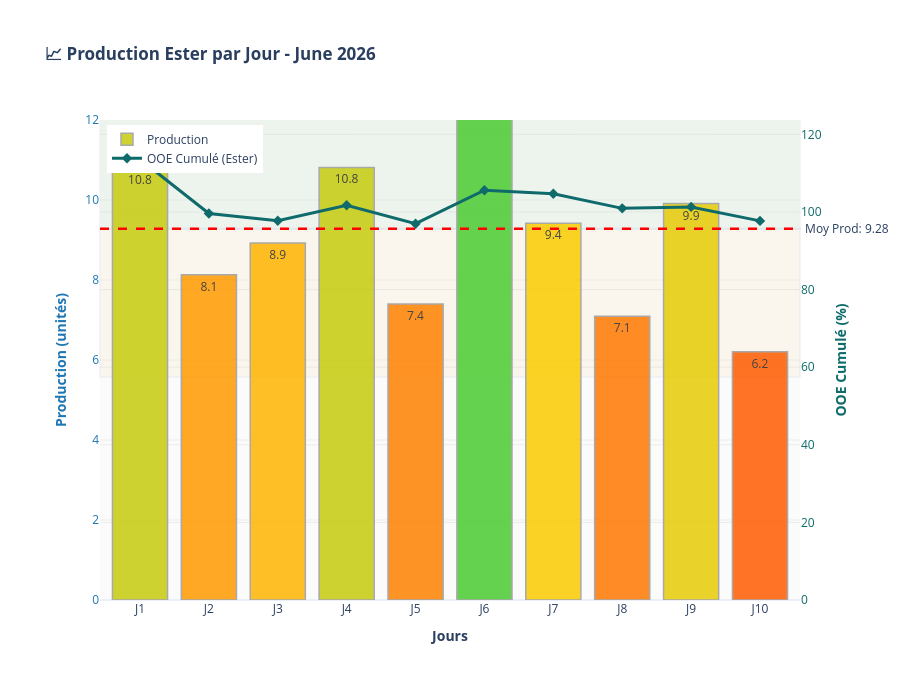

The code cell stored with this chart in its notebook:
### Code cell
dashboard.plot_histogramme_jours_mois_v2(mois=6, annea=2026, nom_produit='Ester')

### Figure 1 — Plotly figure (JSON) as saved in the notebook; plotly's stock layout.template omitted (floating-point values rounded to 4 significant figures)
{"data": [{"hovertemplate": "<b>Jour %{x}</b><br>Production: %{y:.2f}<extra></extra>", "marker": {"color": ["rgba(199, 204, 15, 0.85)", "rgba(255, 154, 0, 0.85)", "rgba(255, 180, 0, 0.85)", "rgba(198, 204, 15, 0.85)", "rgba(255, 130, 0, 0.85)", "rgba(76, 204, 50, 0.85)", "rgba(250, 204, 1, 0.85)", "rgba(255, 120, 0, 0.85)", "rgba(231, 204, 6, 0.85)", "rgba(255, 92, 0, 0.85)"], "line": {"color": "darkgray", "width": 1.5}}, "name": "Production", "showlegend": true, "text": ["10.8", "8.1", "8.9", "10.8", "7.4", "14.1", "9.4", "7.1", "9.9", "6.2"], "textposition": "auto", "type": "bar", "x": ["J1", "J2", "J3", "J4", "J5", "J6", "J7", "J8", "J9", "J10"], "y": [10.79, 8.134, 8.927, 10.81, 7.398, 14.13, 9.417, 7.094, 9.91, 6.204], "yaxis": "y"}, {"hovertemplate": "<b>Jour %{x}</b><br>OOE Cumul: %{y:.1f}%<extra></extra>", "line": {"color": "#0F6B6B", "width": 3}, "marker": {"color": "#0F6B6B", "size": 8, "symbol": "diamond"}, "mode": "lines+markers", "name": "OOE Cumulé (Ester)", "type": "scatter", "x": ["J1", "J2", "J3", "J4", "J5", "J6", "J7", "J8", "J9", "J10"], "y": [113.6, 99.6, 97.72, 101.7, 96.97, 105.6, 104.7, 100.9, 101.3, 97.7], "yaxis": "y2"}], "layout": {"annotations": [{"showarrow": false, "text": " Moy Prod: 9.28", "x": 1, "xanchor": "left", "xref": "x domain", "y": 9.282, "yanchor": "middle", "yref": "y"}, {"showarrow": false, "text": " OOE: 84%", "x": 1, "xanchor": "left", "xref": "x domain", "y": 84, "yanchor": "middle", "yref": "y"}], "height": 700, "hovermode": "x unified", "legend": {"x": 0.01, "y": 0.99}, "margin": {"b": 100, "l": 100, "r": 100, "t": 120}, "plot_bgcolor": "rgba(240, 240, 240, 0.3)", "shapes": [{"line": {"color": "red", "dash": "dash", "width": 2.5}, "type": "line", "x0": 0, "x1": 1, "xref": "x domain", "y0": 9.282, "y1": 9.282, "yref": "y"}, {"line": {"color": "#8f97F3", "dash": "dash", "width": 2.5}, "type": "line", "x0": 0, "x1": 1, "xref": "x domain", "y0": 84, "y1": 84, "yref": "y"}, {"fillcolor": "green", "layer": "below", "opacity": 0.05, "type": "rect", "x0": 0, "x1": 1, "xref": "x domain", "y0": 9.282, "y1": 15.54, "yref": "y"}, {"fillcolor": "orange", "layer": "below", "opacity": 0.05, "type": "rect", "x0": 0, "x1": 1, "xref": "x domain", "y0": 5.584, "y1": 9.282, "yref": "y"}], "title": {"text": "<b>📈 Production Ester par Jour - June 2026</b>"}, "xaxis": {"showgrid": false, "title": {"text": "<b>Jours</b>"}}, "yaxis": {"gridcolor": "rgba(200, 200, 200, 0.3)", "gridwidth": 1, "range": [0, 12], "showgrid": true, "side": "left", "tickfont": {"color": "#1f77b4"}, "title": {"font": {"color": "#1f77b4"}, "text": "<b>Production (unités)</b>"}}, "yaxis2": {"gridcolor": "rgba(200, 200, 200, 0.3)", "gridwidth": 1, "overlaying": "y", "range": [0, 123.7], "showgrid": true, "side": "right", "tickfont": {"color": "#0F6B6B"}, "title": {"font": {"color": "#0F6B6B"}, "text": "<b>OOE Cumulé (%)</b>"}}}}
